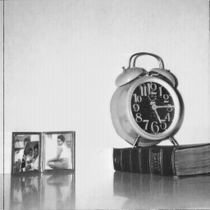
#> input picture spring2018/3313/hw4/cfj2309/clock-5.1.12.tiff, 210 x 210 px, shrunk from 256 x 256 before the run
$ python imageProcessing.py
#> lines starting #> are read from the running program, lines starting #| are printed output that depends on the picture
"""
    Chris Jakins
    1000802309
    HW4 CSE3313
    2/28
"""
import numpy as np
import matplotlib.pyplot as plt
import matplotlib.image as mpimg
from scipy import ndimage

#   SETUP

filenames = ["clock-5.1.12.tiff", "boat.512.tiff", "man-5.3.01.tiff", "tank-7.1.07.tiff"]

filenameDarin = "darinGrayNoise.jpg"

lpFilter = np.empty(10)
lpFilter.fill(.1)

hpFilter = np.array([1, -1])

#   FUNCTIONS

def imageProcessing(filename) :
#> called with filename = 'clock-5.1.12.tiff'
    img = mpimg.imread(filename)
#> img is the input picture: shape (210, 210); min 26, max 246, mean 186

    plt.figure()
    plt.imshow(img, cmap = "gray")
    plt.title("Original image : %s" % (filename))
#    plt.show()

    plt.figure()
    plt.imshow(lowpassFilter(img), cmap = "gray")
    plt.title("Applying lowpass filter : %s" % (filename))
#    plt.show()

    plt.figure()
    plt.imshow(highpassFilter(img), cmap = "gray")
    plt.title("Applying highpass filter : %s" % (filename))
    plt.show()

def noiseRemoval(filename) :
    img = mpimg.imread(filename)

    plt.imshow(img, cmap = "gray")
    plt.title("Original image : %s" % (filename))
    plt.show()

    plt.imshow(lowpassFilter(img), cmap = "gray")
    plt.title("Applying lowpass filter : %s" % (filename))
    plt.show()

    plt.imshow(medianFilter(img), cmap = "gray")
    plt.title("Applying median filter : %s" % (filename))
    plt.show()

#   FILTERS

def lowpassFilter(img) :
    lowpassedImg = []
    for row in range(0, img.shape[0]) :
        lowpassedImg.append(np.convolve(img[row, :], lpFilter))
#> after the loop, lowpassedImg = 210 items

    return np.asarray(lowpassedImg)
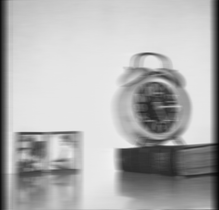
#> returned value: shape (210, 219) float64; min 3.2, max 240.6, mean 178.4

def highpassFilter(img) :
    highpassedImg = []
    for row in range(0, img.shape[0]) :
        highpassedImg.append(np.convolve(img[row, :], hpFilter))
#> after the loop, highpassedImg = 210 items

    return np.asarray(highpassedImg)
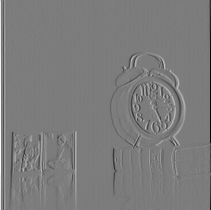
#> returned value: shape (210, 211) int64; min -224, max 235, mean 0; drawn with min black and max white

def medianFilter(img) :
   return ndimage.median_filter(img, 5)

#
#   EFFECTIVE MAIN
#

for filename in filenames :
    imageProcessing(filename)
#> pass 2 of the loop `for filename in filenames :`:
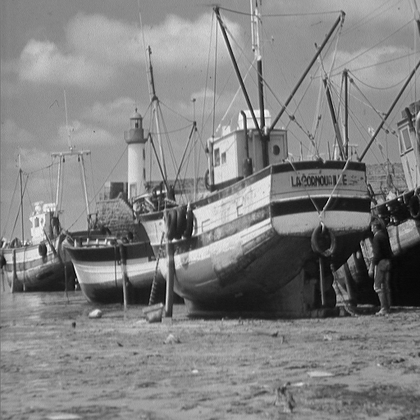
#> input picture spring2018/3313/hw4/cfj2309/boat.512.tiff, 420 x 420 px, shrunk from 512 x 512 before the run
#> in imageProcessing, img is the input picture: shape (420, 420); min 0, max 255, mean 129.7
#> after the loop in lowpassFilter (call 2), `for row in range(0, img.shape[0]) :`: lowpassedImg = 420 items
#> in lowpassFilter (call 2), `return np.asarray(lowpassedImg)`:
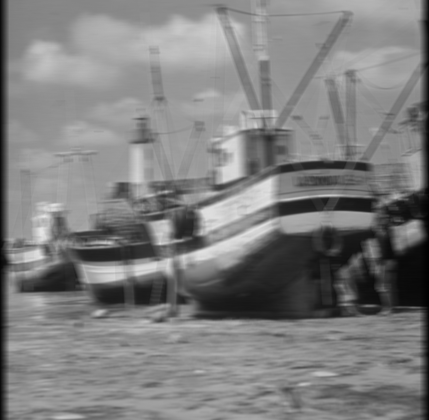
#> returned value: shape (420, 429) float64; min 0.8, max 231, mean 127
#> in highpassFilter (call 2), `return np.asarray(highpassedImg)`:
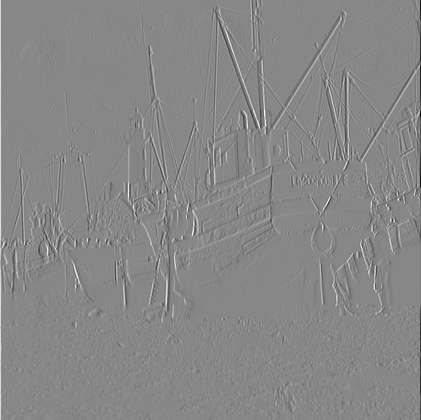
#> returned value: shape (420, 421) int64; min -214, max 189, mean 0; drawn with min black and max white
#> pass 3 of the loop `for filename in filenames :`:
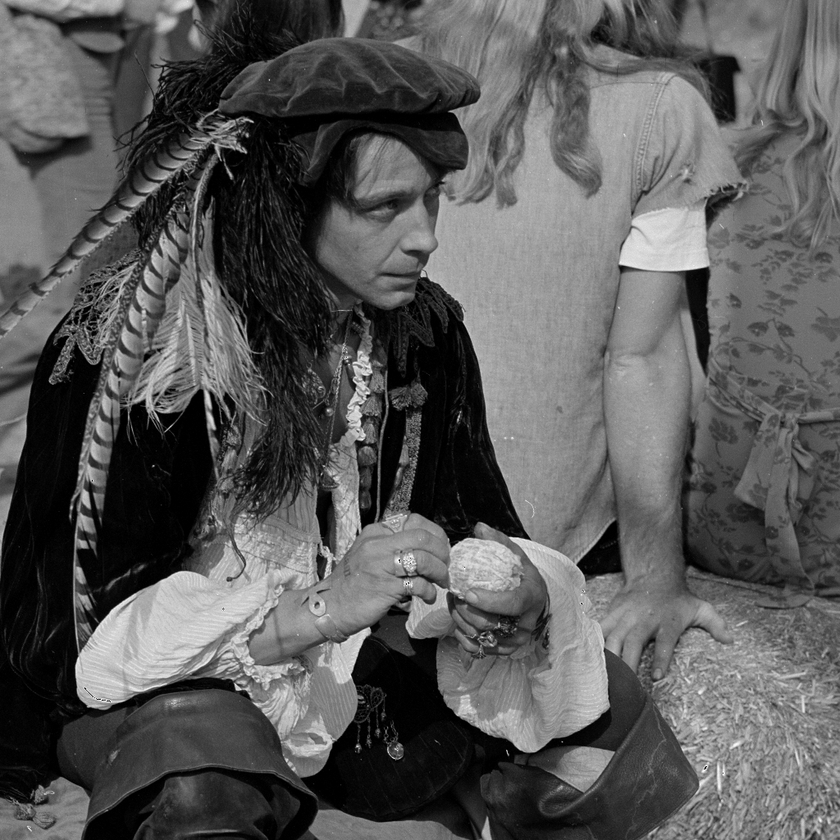
#> input picture spring2018/3313/hw4/cfj2309/man-5.3.01.tiff, 840 x 840 px, shrunk from 1024 x 1024 before the run
#> in imageProcessing, img is the input picture: shape (840, 840); min 0, max 255, mean 89
#> after the loop in lowpassFilter (call 3), `for row in range(0, img.shape[0]) :`: lowpassedImg = 840 items
#> in lowpassFilter (call 3), `return np.asarray(lowpassedImg)`:
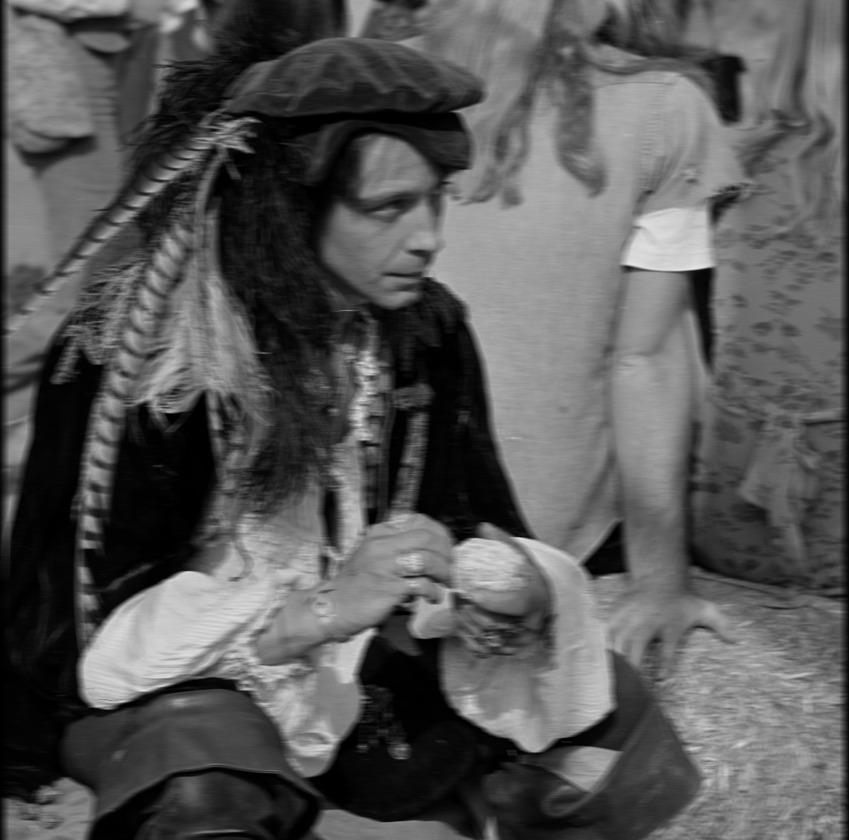
#> returned value: shape (840, 849) float64; min 0, max 230.4, mean 88.1
#> in highpassFilter (call 3), `return np.asarray(highpassedImg)`:
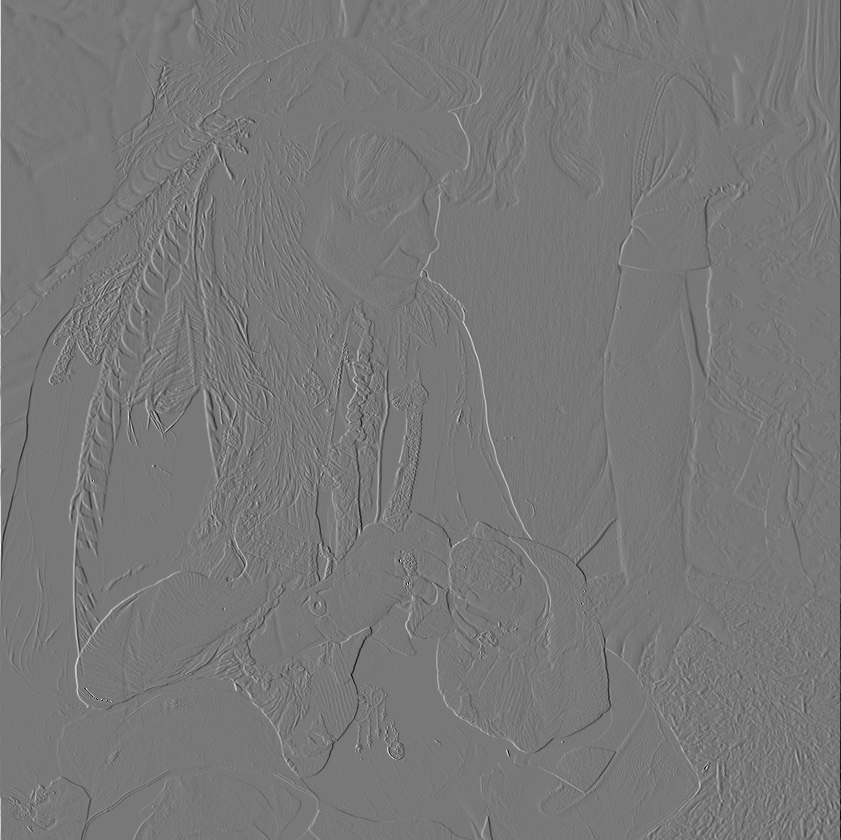
#> returned value: shape (840, 841) int64; min -178, max 199, mean 0; drawn with min black and max white
#> the loop made 4 passes; the first 3 are shown

noiseRemoval(filenameDarin)
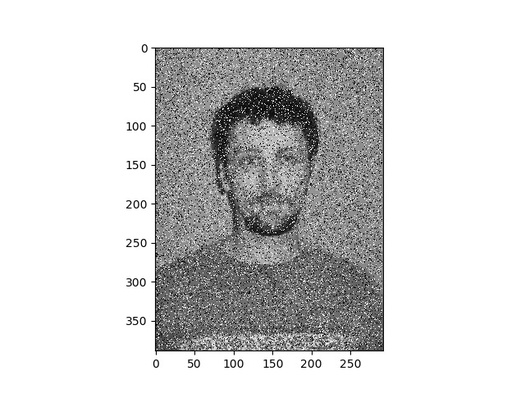
#> input picture spring2018/3313/hw4/cfj2309/darinGrayNoise.jpg, 525 x 394 px, shrunk from 640 x 480 before the run
#> in noiseRemoval, img is the input picture: shape (394, 525); min 0, max 255, mean 209.6
#> after the loop in lowpassFilter (call 5), `for row in range(0, img.shape[0]) :`: lowpassedImg = 394 items
#> in lowpassFilter (call 5), `return np.asarray(lowpassedImg)`:
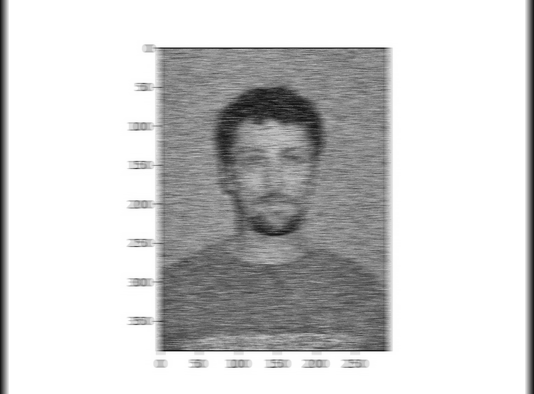
#> returned value: shape (394, 534) float64; min 13.1, max 255, mean 206.1
#> in medianFilter, `return ndimage.median_filter(img, 5)`:
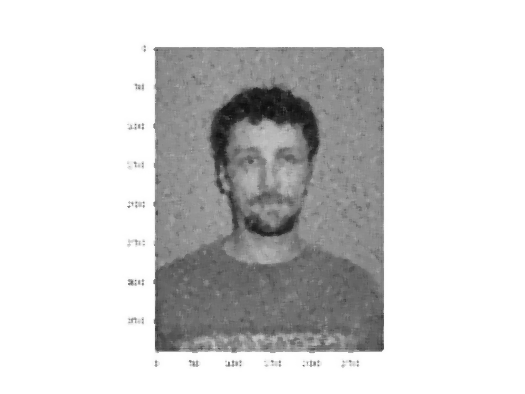
#> returned value: shape (394, 525); min 15, max 255, mean 210.8
